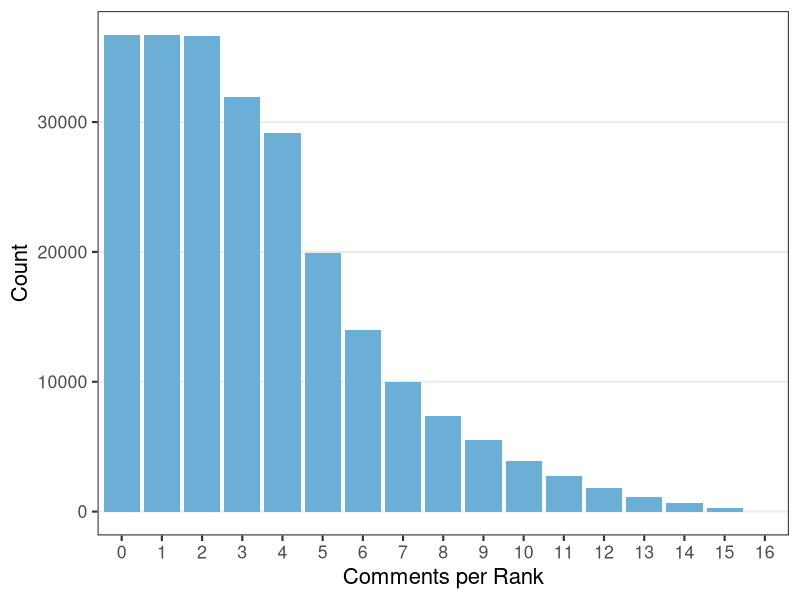
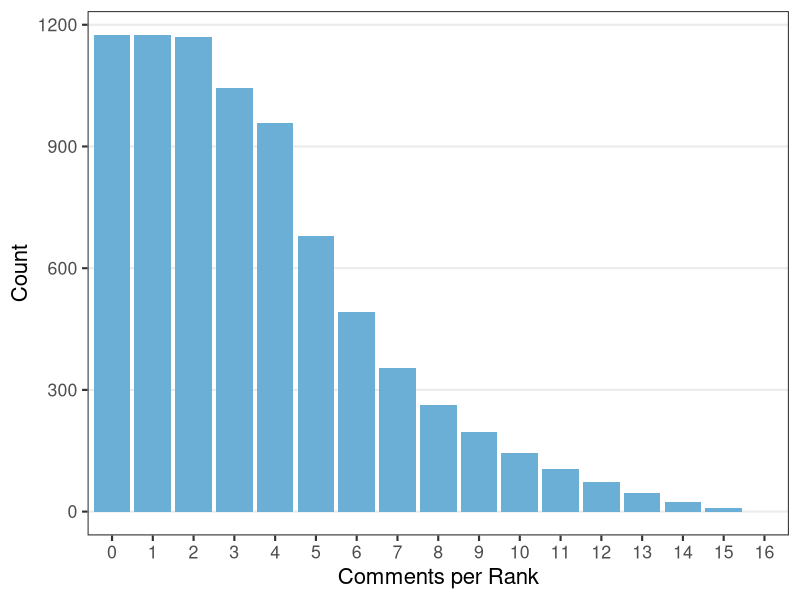
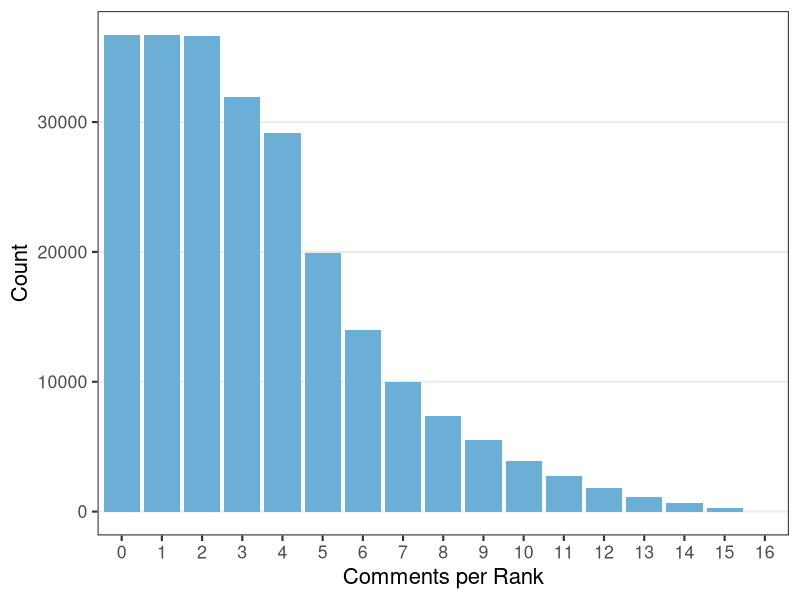
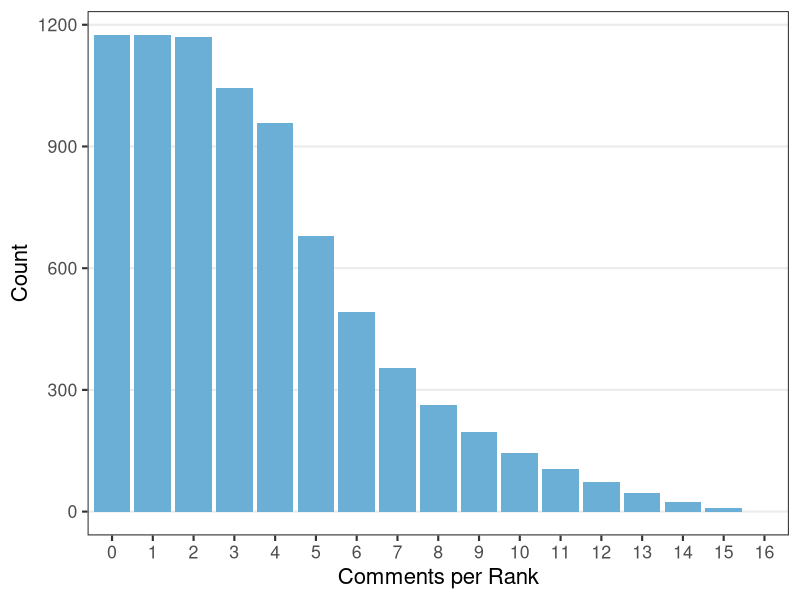

Recreate these plots in R, in order.
library(tidyverse)
library(RColorBrewer)

# for all language model data

df <- read_csv('rank_com_index_lm.csv')

df$num_replies <- factor(df$rank, levels = df$rank)

# Basic barplot
p<-ggplot(data=df, aes(x=num_replies, y=count)) +
  geom_bar(stat="identity", fill=brewer.pal(7,"Blues")[4]) + theme_bw(base_size = 16) + 
  theme(panel.grid.major.x = element_blank(), panel.grid.minor = element_blank()) +
  ylab("Count") + xlab("Comments per Rank")
  
p

ggsave('comments_per_rank_lm.pdf', plot = last_plot(),
       scale = 1, width = 6, height = 3,
       dpi = 300)

# for classification data

df <- read_csv('rank_com_index_cl.csv')

df$num_replies <- factor(df$rank, levels = df$rank)

# Basic barplot
p<-ggplot(data=df, aes(x=num_replies, y=count)) +
  geom_bar(stat="identity", fill=brewer.pal(7,"Blues")[4]) + theme_bw(base_size = 16) + 
  theme(panel.grid.major.x = element_blank(), panel.grid.minor = element_blank()) +
  ylab("Count") + xlab("Comments per Rank")

p

ggsave('comments_per_rank_cl.pdf', plot = last_plot(),
       scale = 1, width = 6, height = 3,
       dpi = 300)

